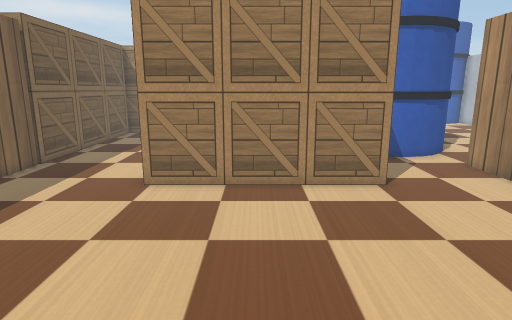
view 1 (above)

16 first-person views from a walk through a Webots world. The camera is 0.31 m above the floor, tilts 12° down and sees 75° across. The floor is counted in squares, 0.1 m on a side. Each view is taken from the middle of a square. On the plan, view 1 faces up. The plan holds only what a view shows up to about 20 squares ahead; the rest is blank. The place goes on beyond the plan. Robots are left out. Simple shapes and patterns stand in for the simulator's stock objects.

view 2
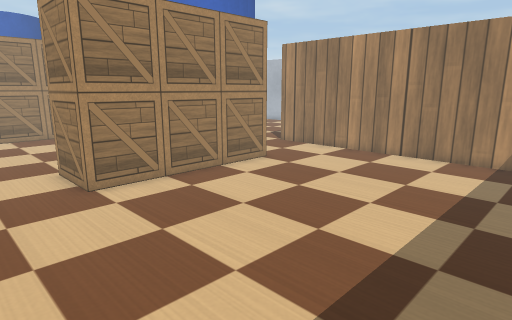

view 3
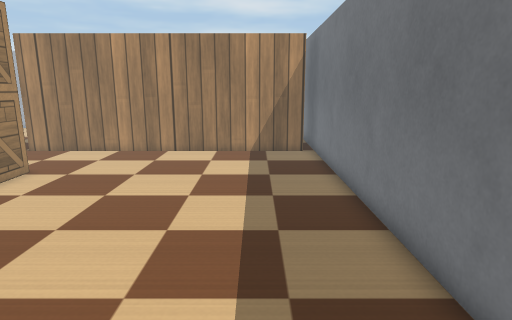

view 4
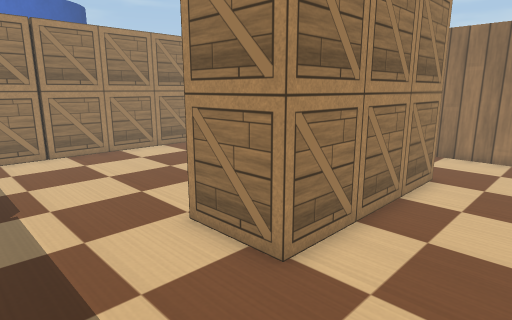

view 5
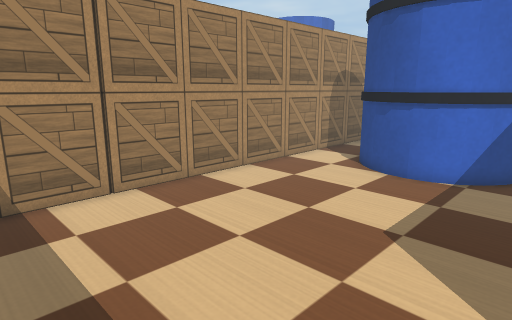

view 6
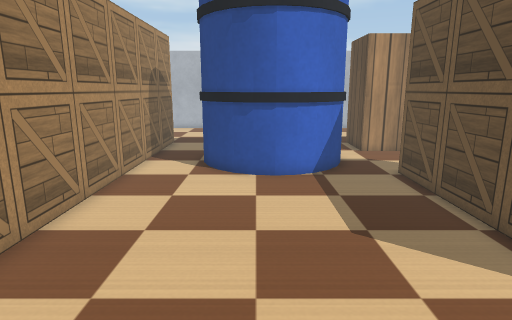

view 7
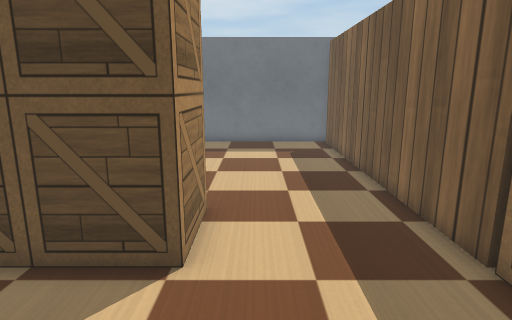

view 8
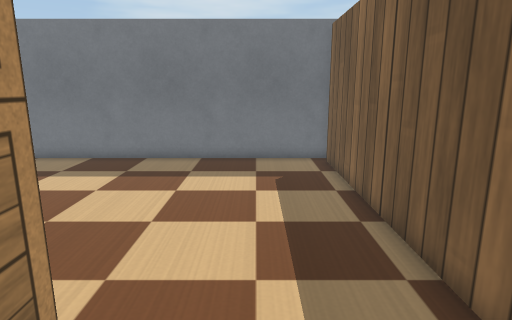

view 9
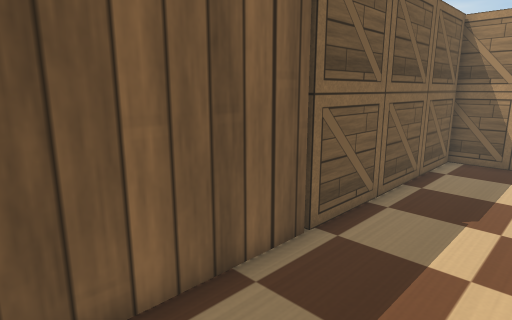

view 10
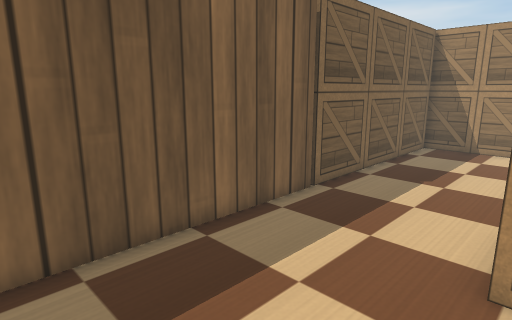

view 11
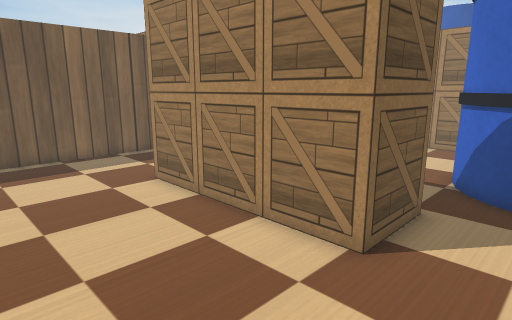

view 12
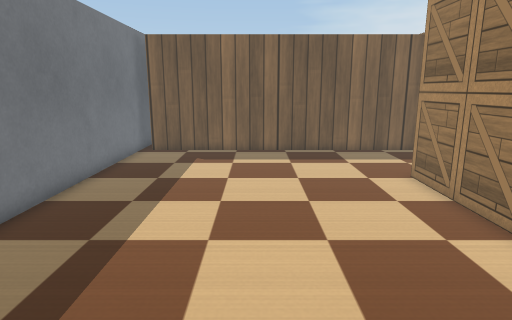

view 13
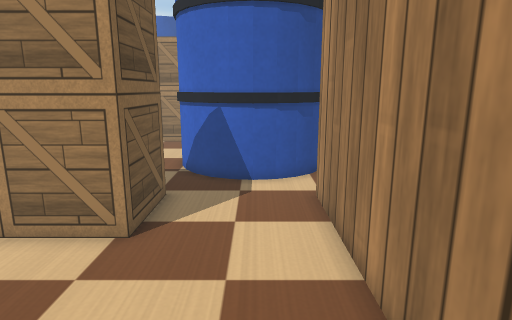

view 14
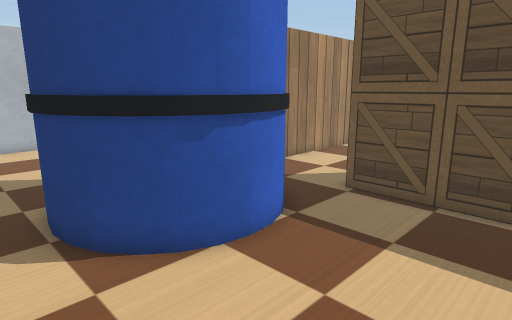

view 15
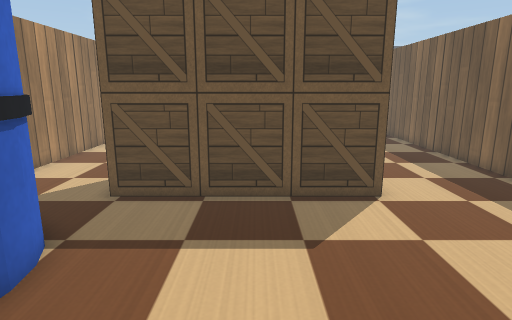

view 16
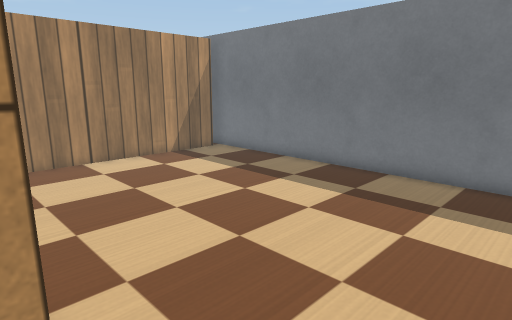

### Floor plan
Key: @ floor where view 1 was taken; # wall or solid block; . floor; B wooden box; A barrel.
Columns run from 10 left of view 1 to 9 right of it. Each row starts with its distance up from view 1.
 24  BBBBBBBBBBBBBBBBBBB
 23  B..................
 22  B..................
 21  B.............AAAA
 20  B............AA
 19  B............A
 18  B............A
 17  B............AA   A
 16  B.............AA AA
 15  B..............AAA.
 14 BB.....BBBBBBBB....#
 13  #....BB      B....#
 12  #....B       B....#
 11  #....BBBBBBBBB....#
 10  #.................#
  9  #.................#
  8  #.................#
  7  #.................#
  6  #.................#
  5  #.................#
  4  #.................#
  3  #.................#
  2  #.................#
  1  #.................#
  0  #........@........#
 -1  ###################

Positions as (right, up) in squares from view 1, and headings:
1: (0, 0), facing up
2: (-7, 0), facing up-right
3: (-8, 2), facing right
4: (-8, 7), facing up-right
5: (-8, 14), facing up-right
6: (-8, 19), facing right
7: (-5, 19), facing down
8: (-6, 14), facing down
9: (-5, 8), facing up-left
10: (-3, 5), facing up-left
11: (7, 5), facing up-left
12: (8, 5), facing left
13: (7, 4), facing up
14: (-1, 23), facing down-right
15: (0, 23), facing down
16: (-6, 11), facing down-right
